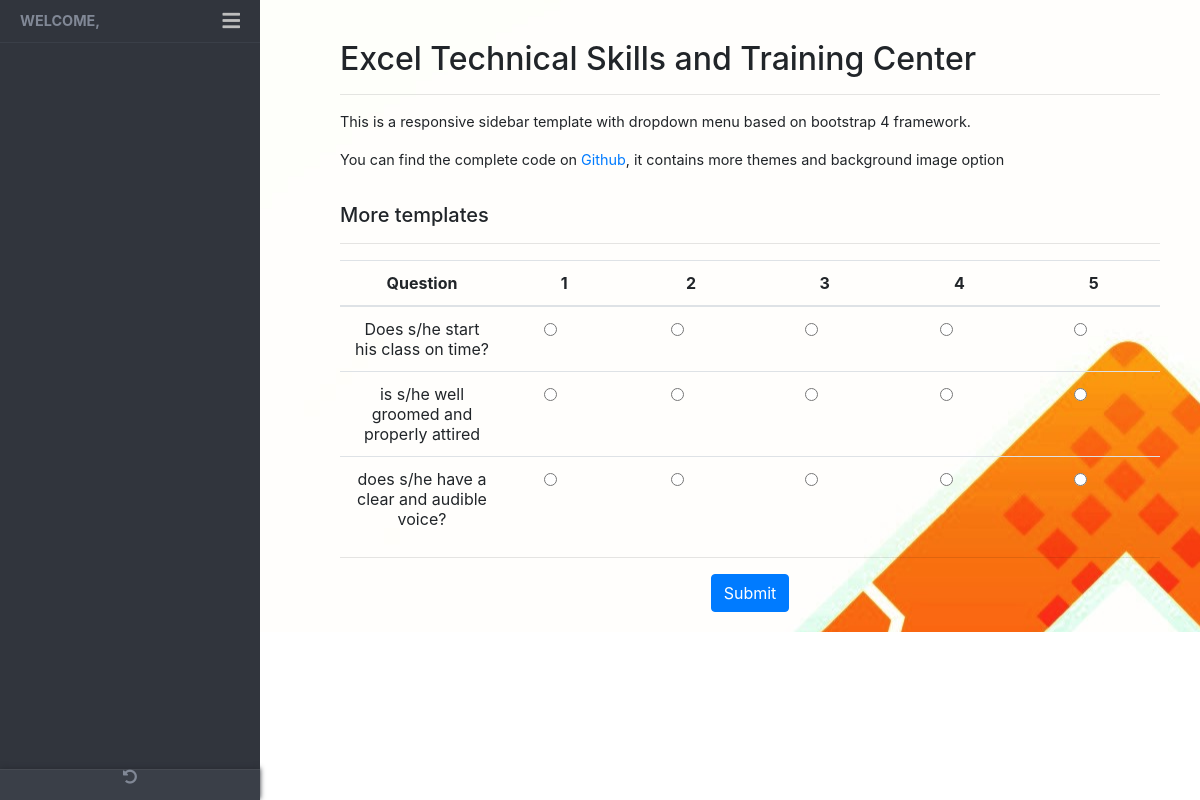
Before: /SeyProject/answereval.php?id=1 with the older database file.
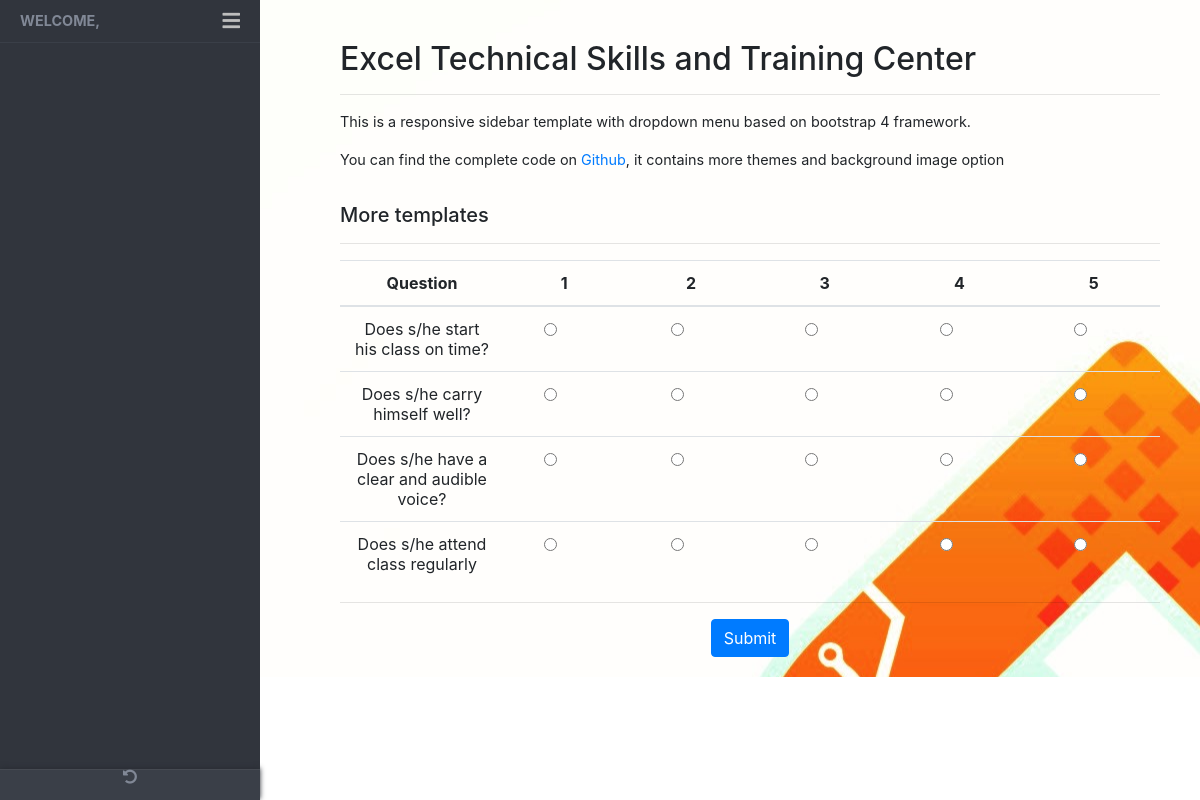
After: the same page with the newer database file.
### tables this page shows
CREATE TABLE `question_tbl` (
  `questID` int(11) NOT NULL,
  `evalID` int(11) NOT NULL,
  `questno` varchar(255) NOT NULL,
  `question` varchar(255) NOT NULL
);

### SeyProject/answereval.php (the view, shortened to what this page needs)
<?php
    require('config/dbconnection.php');
    include('sidebar.php');
    $evaID = $_GET['id'];
    $query = "SELECT * FROM question_tbl WHERE question_tbl.evalID =".$evaID;
    $result = mysqli_query($conn,$query);
    $quests= mysqli_fetch_all($result,MYSQLI_ASSOC);
?>
<!DOCTYPE html>
<html lang="en">
<head>
</head>
<body>
<main class="page-content">
    <div class="container-fluid">
      <h2>Excel Technical Skills and Training Center</h2>
      <hr>
      <div class="row">
        <div class="form-group col-md-12">
          <p>This is a responsive sidebar template with dropdown menu based on bootstrap 4 framework.</p>
          <p> You can find the complete code on <a href="https://github.com/azouaoui-med/pro-sidebar-template" target="_blank">
              Github</a>, it contains more themes and background image option</p>
        </div>
      </div>
      <h5>More templates</h5>
      <hr>
      <div id="no-more-tables">
            <table class="table col-md-12 cf text-center">
        		<thead class="cf">
        			<tr>
        				<th class="" width ="20%">Question</th>
        				<th class=" text-center">1</th>
        				<th class="">2</th>
        				<th class="">3</th>
        				<th class="">4</th>
        				<th class="">5</th>
        			</tr>
        		</thead>
        		<tbody>
                <form action="#" method="POST">
                        <?php foreach($quests as $question):?>
                            <tr>
                                <td data-title="Question"><?php echo $question['question'];?></td>
                                <td data-title="1"><input class="form-check-input" type="radio" name="<?php echo $question['questno']?>" id="exampleRadios1" value="1" ></td>
                                <td data-title="2"><input class="form-check-input" type="radio" name="<?php echo $question['questno']?>" id="exampleRadios1" value="2" ></td>
                                <td data-title="3"><input class="form-check-input" type="radio" name="<?php echo $question['questno']?>" id="exampleRadios1" value="3" ></td>
                                <td data-title="4"><input class="form-check-input" type="radio" name="<?php echo $question['questno']?>" id="exampleRadios1" value="4" ></td>
                                <td data-title="5"><input class="form-check-input" type="radio" name="<?php echo $question['questno']?>" id="exampleRadios1" value="5" ></td>
                            </tr>
                        <?php endforeach;?>
        		</tbody>
        	</table>
        </div>
        <hr>
            <div class="text-center">
            <button class="btn btn-primary" name="submit">Submit</button>
            </div>
  </main>
</body>
</html>

Changed rows visible on the page:
changed question_tbl: question "is s/he well groomed and properly attired" → "Does s/he carry himself well?"
changed question_tbl: question "does s/he have a clear and audible voice?" → "Does s/he have a clear and audible voice?"
added question_tbl: question "Does s/he attend class regularly"
